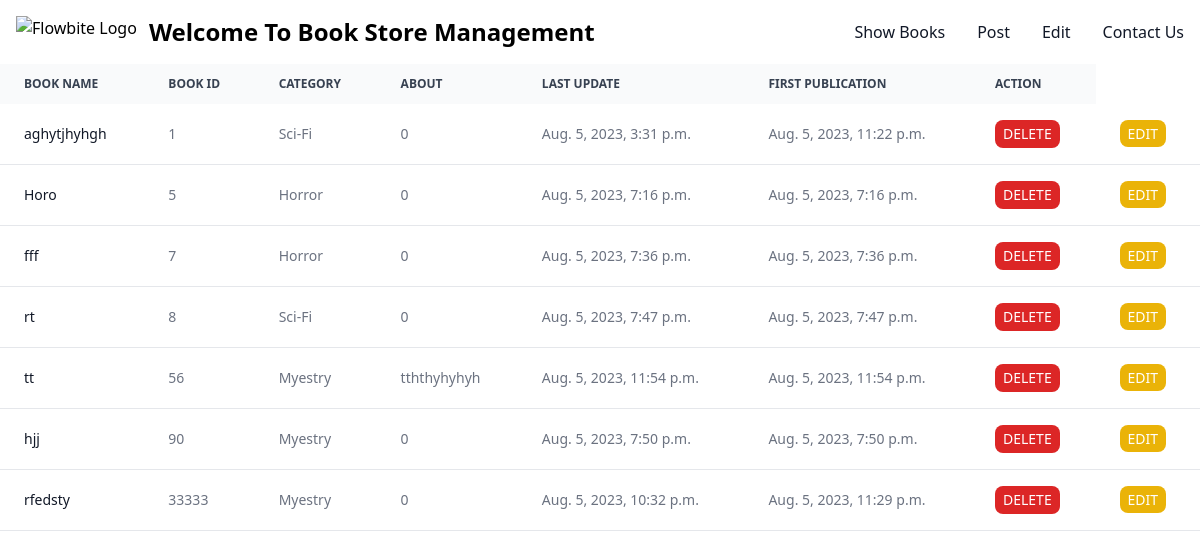
/showbooks/, run on the app's committed database.
### app1/models.py (models this page shows)
class BookStoreModel(models.Model):
    Catagory=(
        ('Myestry','Myestry'),
        ('Thriler','Thriler'),
        ('Sci-Fi','Sci-Fi'),
        ('Humor','Humor'),
        ('Horror','Horror')
    )
    id = models.IntegerField(primary_key=True)
    book_name=models.CharField(max_length=30)
    about=models.CharField(max_length=50)
    catagory=models.CharField(max_length=30,choices=Catagory)
    first_pub=models.DateTimeField(auto_now_add=True)
    last_pub=models.DateTimeField(auto_now=True)

### app1/views.py (the view)
# urls.py: path('showbooks/', showbooks,name ='showbook'),
def showbooks(request):
    book=BookStoreModel.objects.all()
    print(book)
    return render(request,'show_book.html',{'data': book})

### app1/templates/show_book.html
{% extends 'base.html' %}
{% block content %}
<div class="relative overflow-x-auto">
    <table class="w-full text-sm text-left text-gray-500 dark:text-gray-400">
        <thead class="text-xs text-gray-700 uppercase bg-gray-50 dark:bg-gray-700 dark:text-gray-400">
            <tr>
                <th scope="col" class="px-6 py-3">
                    Book name
                </th>
                <th scope="col" class="px-6 py-3">
                    Book Id
                </th>
                <th scope="col" class="px-6 py-3">
                    Category
                </th>
                <th scope="col" class="px-6 py-3">
                    About
                </th>
                <th scope="col" class="px-6 py-3">
                    Last Update
                </th>
                <th scope="col" class="px-6 py-3">
                    First Publication
                </th>
                <th scope="col" class="px-6 py-3">
                    Action
                </th>
            </tr>
        </thead>
        <tbody>
            {% for item in data %}
            <tr class="bg-white border-b dark:bg-gray-800 dark:border-gray-700">
                <th scope="row" class="px-6 py-4 font-medium text-gray-900 whitespace-nowrap dark:text-white">
                    {{item.book_name}}
                </th>
                <td class="px-6 py-4">
                    {{item.id}}
                </td>
                <td class="px-6 py-4">
                    {{item.catagory}}
                </td>
                <td class="px-6 py-4">
                    {{item.about}}
                </td>
                <td class="px-6 py-4">
                    {{item.first_pub}}
                </td>
                <td class="px-6 py-4">
                    {{item.last_pub}}
                </td>
                <td class="px-6 py-4">
                    <button onclick="" class="text-white bg-red-600 rounded-lg px-2 py-1">DELETE</button>
                </td>
                <td class="px-6 py-4">
                    <a href="{% url 'edit_book' id=item.id %}" class="text-white bg-yellow-500 rounded-lg px-2 py-1">EDIT</a>
                </td>
            </tr>
            {% endfor %}
        </tbody>
    </table>
</div>
{% endblock %}

### app1/templates/base.html (shortened to what this page needs)
<!DOCTYPE html>
<html lang="en">
<head>
    <script src="https://cdn.tailwindcss.com"></script>
</head>
<body>
<nav class="bg-white border-gray-200 dark:bg-gray-900">
    <div class="max-w-screen-xl flex flex-wrap items-center justify-between mx-auto p-4">
      <a href="https://flowbite.com/" class="flex items-center">
          <img src="https://flowbite.com/docs/images/logo.svg" class="h-8 mr-3" alt="Flowbite Logo" />
          <span class="self-center text-2xl font-semibold whitespace-nowrap dark:text-white">Welcome To Book Store Management</span>
      </a>
      <div class="hidden w-full md:block md:w-auto" id="navbar-default">
        <ul class="font-medium flex flex-col p-4 md:p-0 mt-4 border border-gray-100 rounded-lg bg-gray-50 md:flex-row md:space-x-8 md:mt-0 md:border-0 md:bg-white dark:bg-gray-800 md:dark:bg-gray-900 dark:border-gray-700">
          <li>
            <a href="{% url 'showbook' %}" class="block py-2 pl-3 pr-4 text-gray-900 rounded hover:bg-gray-100 md:hover:bg-transparent md:border-0 md:hover:text-blue-700 md:p-0 dark:text-white md:dark:hover:text-blue-500 dark:hover:bg-gray-700 dark:hover:text-white md:dark:hover:bg-transparent">Show Books</a>
          </li>
          <li>
            <a href="{% url 'store_book' %}" class="block py-2 pl-3 pr-4 text-gray-900 rounded hover:bg-gray-100 md:hover:bg-transparent md:border-0 md:hover:text-blue-700 md:p-0 dark:text-white md:dark:hover:text-blue-500 dark:hover:bg-gray-700 dark:hover:text-white md:dark:hover:bg-transparent">Post</a>
          </li>
          <li>
            <a href="#" class="block py-2 pl-3 pr-4 text-gray-900 rounded hover:bg-gray-100 md:hover:bg-transparent md:border-0 md:hover:text-blue-700 md:p-0 dark:text-white md:dark:hover:text-blue-500 dark:hover:bg-gray-700 dark:hover:text-white md:dark:hover:bg-transparent">Edit</a>
          </li>
          <li>
            <a href="#" class="block py-2 pl-3 pr-4 text-gray-900 rounded hover:bg-gray-100 md:hover:bg-transparent md:border-0 md:hover:text-blue-700 md:p-0 dark:text-white md:dark:hover:text-blue-500 dark:hover:bg-gray-700 dark:hover:text-white md:dark:hover:bg-transparent">Contact Us</a>
          </li>
        </ul>
      </div>
    </div>
  </nav>
  {%block content%} {% endblock %}
</body>
</html>

### data on the page
BookStoreModel: book_name "aghytjhyhgh", id "1", catagory "Sci-Fi", about "0", first_pub "Aug. 5, 2023, 3:31 p.m.", last_pub "Aug. 5, 2023, 11:22 p.m."
BookStoreModel: book_name "Horo", id "5", catagory "Horror", about "0", first_pub "Aug. 5, 2023, 7:16 p.m.", last_pub "Aug. 5, 2023, 7:16 p.m."
BookStoreModel: book_name "fff", id "7", catagory "Horror", about "0", first_pub "Aug. 5, 2023, 7:36 p.m.", last_pub "Aug. 5, 2023, 7:36 p.m."
BookStoreModel: book_name "rt", id "8", catagory "Sci-Fi", about "0", first_pub "Aug. 5, 2023, 7:47 p.m.", last_pub "Aug. 5, 2023, 7:47 p.m."
BookStoreModel: book_name "tt", id "56", catagory "Myestry", about "tththyhyhyh", first_pub "Aug. 5, 2023, 11:54 p.m.", last_pub "Aug. 5, 2023, 11:54 p.m."
BookStoreModel: book_name "hjj", id "90", catagory "Myestry", about "0", first_pub "Aug. 5, 2023, 7:50 p.m.", last_pub "Aug. 5, 2023, 7:50 p.m."
BookStoreModel: book_name "rfedsty", id "33333", catagory "Myestry", about "0", first_pub "Aug. 5, 2023, 10:32 p.m.", last_pub "Aug. 5, 2023, 11:29 p.m."
